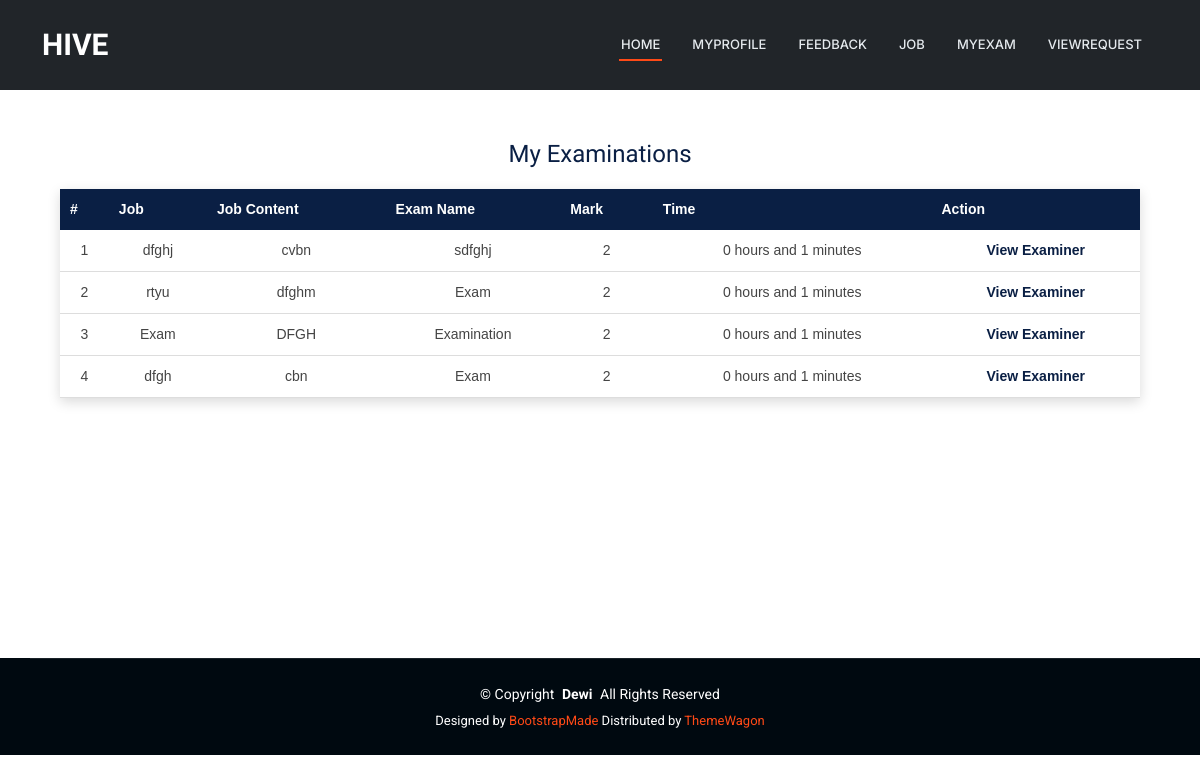
/JobProvider/myexam/ (signed in), run on the app's committed database.
### JobProvider/models.py (models this page shows)
class tbl_examination(models.Model):
    examination_name=models.CharField(max_length=50)
    examination_mark=models.CharField(max_length=50)
    examination_time=models.CharField(max_length=50)
    examination_status = models.IntegerField(default=0)
    time = models.TimeField(null=True)
    start_time = models.TimeField(null=True)
    job=models.ForeignKey(tbl_job,on_delete=models.CASCADE,null=True)

class tbl_job(models.Model):
    job_title=models.CharField(max_length=50)
    job_content=models.CharField(max_length=50)
    job_requriedage=models.CharField(max_length=50)
    job_experience=models.CharField(max_length=50)
    job_salary=models.CharField(max_length=50)
    job_lastdate=models.DateField()
    job_date=models.DateField(auto_now_add=True)
    job_status=models.IntegerField(default=0)
    jobprovider_id=models.ForeignKey(tbl_jobprovider,on_delete=models.CASCADE)
    jobcategory_id=models.ForeignKey(tbl_jobcategory,on_delete=models.CASCADE)
    jobtype_id=models.ForeignKey(tbl_jobtype,on_delete=models.CASCADE)

### JobProvider/views.py (the view)
# urls.py: path('myexam/',views.MyExam,name='MyExam'),
def MyExam(request):
    result=tbl_examination.objects.filter(job__jobprovider_id=request.session['jid'])
    return render(request,"JobProvider/MyExam.html",{"result":result})

### JobProvider/Templates/JobProvider/MyExam.html (shortened to what this page needs)
{% extends 'JobProvider/Header.html' %}
{% block content %}
<div class="jp-myexam-wrapper">
    <h2 class="jp-myexam-title">My Examinations</h2>
    <table class="jp-myexam-table">
        <tr>
            <th>#</th>
            <th>Job</th>
            <th>Job Content</th>
            <th>Exam Name</th>
            <th>Mark</th>
            <th>Time</th>
            <th>Action</th>
        </tr>
        {% for i in result %}
        <tr>
            <td>{{ forloop.counter }}</td>
            <td>{{ i.job.job_title }}</td>
            <td>{{ i.job.job_content }}</td>
            <td>{{ i.examination_name }}</td>
            <td>{{ i.examination_mark }}</td>
            <td>{{ i.examination_time }}</td>
            <td class="jp-myexam-action">
                <a href="{% url 'JobProvider:viewexaminer' i.id %}">
                    View Examiner
                </a>
            </td>
        </tr>
        {% endfor %}
    </table>
</div>
<br><br><br><br>
{% endblock %}

### Guest/static/Main/assets/css/main.css (style rules this page uses)
:root { --default-font: "Roboto", system-ui, -apple-system, "Segoe UI", Roboto, "Helvetica Neue", Arial, "Noto Sans", "Liberation Sans", sans-serif, "Apple Color Emoji", "Segoe UI Emoji", "Segoe UI Symbol", "Noto Color Emoji"; --heading-font: "Raleway", sans-serif; --nav-font: "Inter", sans-serif; }
:root { --background-color: #ffffff; --default-color: #444444; --heading-color: #273d4e; --accent-color: #ff4a17; --surface-color: #ffffff; --contrast-color: #ffffff; }
:root { --nav-color: #e5eaee; --nav-hover-color: #ff4a17; --nav-mobile-background-color: #ffffff; --nav-dropdown-background-color: #ffffff; --nav-dropdown-color: #444444; --nav-dropdown-hover-color: #ff4a17; }
:root { scroll-behavior: smooth; }
body { color: var(--default-color); background-color: var(--background-color); font-family: var(--default-font); }
a { color: var(--accent-color); text-decoration: none; transition: 0.3s; }
h1, h2, h3, h4, h5, h6 { color: var(--heading-color); font-family: var(--heading-font); }

### JobProvider/Templates/JobProvider/MyExam.html (style rules this page uses)
.jp-myexam-wrapper { width: 90%; margin: 40px auto; font-family: Arial, sans-serif; }
.jp-myexam-title { text-align: center; color: #0a1f44; margin-bottom: 20px; font-size: 24px; }
.jp-myexam-table { width: 100%; border-collapse: collapse; background-color: #ffffff; box-shadow: 0 4px 12px rgba(0,0,0,0.15); }
.jp-myexam-table th { background-color: #0a1f44; color: white; padding: 10px; font-size: 14px; text-transform: capitalize; }
.jp-myexam-table td { padding: 10px; font-size: 14px; text-align: center; border-bottom: 1px solid #ddd; }
.jp-myexam-action a { text-decoration: none; color: #0a1f44; font-weight: bold; }

### data on the page
tbl_examination: job.job_title "dfghj", job.job_content "cvbn", examination_name "sdfghj", examination_mark "2", examination_time "0 hours and 1 minutes"
tbl_examination: job.job_title "rtyu", job.job_content "dfghm", examination_name "Exam", examination_mark "2", examination_time "0 hours and 1 minutes"
tbl_examination: job.job_title "Exam", job.job_content "DFGH", examination_name "Examination", examination_mark "2", examination_time "0 hours and 1 minutes"
tbl_examination: job.job_title "dfgh", job.job_content "cbn", examination_name "Exam", examination_mark "2", examination_time "0 hours and 1 minutes"
